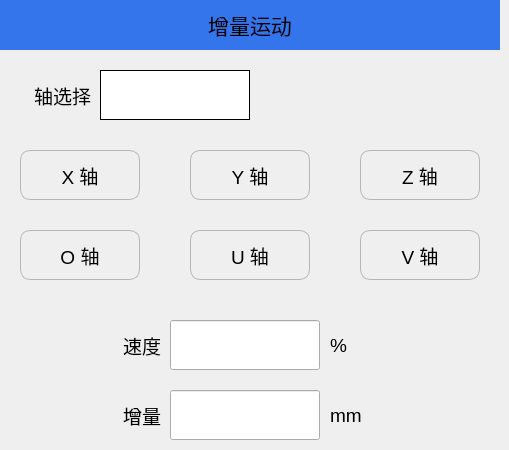
   <widget class="QWidget" name="page_4">
    <widget class="QLabel" name="label_4">
     <property name="geometry">
      <rect>
       <x>0</x>
       <y>0</y>
       <width>500</width>
       <height>50</height>
      </rect>
     </property>
     <property name="minimumSize">
      <size>
       <width>500</width>
       <height>50</height>
      </size>
     </property>
     <property name="maximumSize">
      <size>
       <width>500</width>
       <height>50</height>
      </size>
     </property>
     <property name="font">
      <font>
       <pointsize>16</pointsize>
      </font>
     </property>
     <property name="styleSheet">
      <string notr="true">QLabel{background-color:#3475EB;}</string>
     </property>
     <property name="text">
      <string>增量运动</string>
     </property>
     <property name="alignment">
      <set>Qt::AlignCenter</set>
     </property>
    </widget>
    <widget class="QLabel" name="label_75">
     <property name="geometry">
      <rect>
       <x>0</x>
       <y>70</y>
       <width>91</width>
       <height>51</height>
      </rect>
     </property>
     <property name="font">
      <font>
       <pointsize>14</pointsize>
      </font>
     </property>
     <property name="text">
      <string>轴选择</string>
     </property>
     <property name="alignment">
      <set>Qt::AlignRight|Qt::AlignTrailing|Qt::AlignVCenter</set>
     </property>
    </widget>
    <widget class="QLabel" name="label_76">
     <property name="geometry">
      <rect>
       <x>330</x>
       <y>320</y>
       <width>51</width>
       <height>51</height>
      </rect>
     </property>
     <property name="font">
      <font>
       <pointsize>14</pointsize>
      </font>
     </property>
     <property name="text">
      <string>%</string>
     </property>
    </widget>
    <widget class="QLineEdit" name="Edit_incMotionInc">
     <property name="geometry">
      <rect>
       <x>170</x>
       <y>390</y>
       <width>150</width>
       <height>50</height>
      </rect>
     </property>
     <property name="minimumSize">
      <size>
       <width>150</width>
       <height>50</height>
      </size>
     </property>
     <property name="maximumSize">
      <size>
       <width>150</width>
       <height>50</height>
      </size>
     </property>
     <property name="font">
      <font>
       <pointsize>14</pointsize>
      </font>
     </property>
    </widget>
    <widget class="QPushButton" name="Btn_incMotionY">
     <property name="geometry">
      <rect>
       <x>190</x>
       <y>150</y>
       <width>120</width>
       <height>50</height>
      </rect>
     </property>
     <property name="minimumSize">
      <size>
       <width>120</width>
       <height>50</height>
      </size>
     </property>
     <property name="maximumSize">
      <size>
       <width>120</width>
       <height>50</height>
      </size>
     </property>
     <property name="font">
      <font>
       <pointsize>14</pointsize>
      </font>
     </property>
     <property name="styleSheet">
      <string notr="true">QPushButton
{
    border-style:solid; /*边框风格*/
    border-width:1px;/*边框宽度*/
    border-color:#B4B6BC; /*边框颜色*/
    border-radius:10px; /*边框倒角*/
}
QPushButton:pressed
{
    border-style:outset; /*边框风格*/
    background-color:qlineargradient(x1: 0, y1: 0, x2: 0, y2: 1, stop:0 #00befa, stop: 1 #0160ea);/*背景色*/
    border-width:1px;/*边框宽度*/
    border-color:#0055ff; /*边框颜色*/
    border-radius:10px; /*边框倒角*/
}</string>
     </property>
     <property name="text">
      <string>Y 轴</string>
     </property>
     <property name="iconSize">
      <size>
       <width>50</width>
       <height>50</height>
      </size>
     </property>
    </widget>
    <widget class="QLabel" name="label_77">
     <property name="geometry">
      <rect>
       <x>60</x>
       <y>320</y>
       <width>101</width>
       <height>51</height>
      </rect>
     </property>
     <property name="font">
      <font>
       <pointsize>14</pointsize>
      </font>
     </property>
     <property name="text">
      <string>速度</string>
     </property>
     <property name="alignment">
      <set>Qt::AlignRight|Qt::AlignTrailing|Qt::AlignVCenter</set>
     </property>
    </widget>
    <widget class="QPushButton" name="Btn_incMotionV">
     <property name="geometry">
      <rect>
       <x>360</x>
       <y>230</y>
       <width>120</width>
       <height>50</height>
      </rect>
     </property>
     <property name="minimumSize">
      <size>
       <width>120</width>
       <height>50</height>
      </size>
     </property>
     <property name="maximumSize">
      <size>
       <width>120</width>
       <height>50</height>
      </size>
     </property>
     <property name="font">
      <font>
       <pointsize>14</pointsize>
      </font>
     </property>
     <property name="styleSheet">
      <string notr="true">QPushButton
{
    border-style:solid; /*边框风格*/
    border-width:1px;/*边框宽度*/
    border-color:#B4B6BC; /*边框颜色*/
    border-radius:10px; /*边框倒角*/
}
QPushButton:pressed
{
    border-style:outset; /*边框风格*/
    background-color:qlineargradient(x1: 0, y1: 0, x2: 0, y2: 1, stop:0 #00befa, stop: 1 #0160ea);/*背景色*/
    border-width:1px;/*边框宽度*/
    border-color:#0055ff; /*边框颜色*/
    border-radius:10px; /*边框倒角*/
}</string>
     </property>
     <property name="text">
      <string>V 轴</string>
     </property>
     <property name="iconSize">
      <size>
       <width>50</width>
       <height>50</height>
      </size>
     </property>
    </widget>
    <widget class="QLineEdit" name="Edit_incMotionSpeed">
     <property name="geometry">
      <rect>
       <x>170</x>
       <y>320</y>
       <width>150</width>
       <height>50</height>
      </rect>
     </property>
     <property name="minimumSize">
      <size>
       <width>150</width>
       <height>50</height>
      </size>
     </property>
     <property name="maximumSize">
      <size>
       <width>150</width>
       <height>50</height>
      </size>
     </property>
     <property name="font">
      <font>
       <pointsize>14</pointsize>
      </font>
     </property>
    </widget>
    <widget class="QPushButton" name="Btn_incMotionZ">
     <property name="geometry">
      <rect>
       <x>360</x>
       <y>150</y>
       <width>120</width>
       <height>50</height>
      </rect>
     </property>
     <property name="minimumSize">
      <size>
       <width>120</width>
       <height>50</height>
      </size>
     </property>
     <property name="maximumSize">
      <size>
       <width>120</width>
       <height>50</height>
      </size>
     </property>
     <property name="font">
      <font>
       <pointsize>14</pointsize>
      </font>
     </property>
     <property name="styleSheet">
      <string notr="true">QPushButton
{
    border-style:solid; /*边框风格*/
    border-width:1px;/*边框宽度*/
    border-color:#B4B6BC; /*边框颜色*/
    border-radius:10px; /*边框倒角*/
}
QPushButton:pressed
{
    border-style:outset; /*边框风格*/
    background-color:qlineargradient(x1: 0, y1: 0, x2: 0, y2: 1, stop:0 #00befa, stop: 1 #0160ea);/*背景色*/
    border-width:1px;/*边框宽度*/
    border-color:#0055ff; /*边框颜色*/
    border-radius:10px; /*边框倒角*/
}</string>
     </property>
     <property name="text">
      <string>Z 轴</string>
     </property>
     <property name="iconSize">
      <size>
       <width>50</width>
       <height>50</height>
      </size>
     </property>
    </widget>
    <widget class="QLabel" name="label_78">
     <property name="geometry">
      <rect>
       <x>60</x>
       <y>390</y>
       <width>101</width>
       <height>51</height>
      </rect>
     </property>
     <property name="font">
      <font>
       <pointsize>14</pointsize>
      </font>
     </property>
     <property name="text">
      <string>增量</string>
     </property>
     <property name="alignment">
      <set>Qt::AlignRight|Qt::AlignTrailing|Qt::AlignVCenter</set>
     </property>
    </widget>
    <widget class="QLabel" name="label_79">
     <property name="geometry">
      <rect>
       <x>330</x>
       <y>390</y>
       <width>51</width>
       <height>51</height>
      </rect>
     </property>
     <property name="font">
      <font>
       <pointsize>14</pointsize>
      </font>
     </property>
     <property name="text">
      <string>mm</string>
     </property>
    </widget>
    <widget class="QPushButton" name="Btn_incMotionX">
     <property name="geometry">
      <rect>
       <x>20</x>
       <y>150</y>
       <width>120</width>
       <height>50</height>
      </rect>
     </property>
     <property name="minimumSize">
      <size>
       <width>120</width>
       <height>50</height>
      </size>
     </property>
     <property name="maximumSize">
      <size>
       <width>120</width>
       <height>50</height>
      </size>
     </property>
     <property name="font">
      <font>
       <pointsize>14</pointsize>
      </font>
     </property>
     <property name="styleSheet">
      <string notr="true">QPushButton
{
    border-style:solid; /*边框风格*/
    border-width:1px;/*边框宽度*/
    border-color:#B4B6BC; /*边框颜色*/
    border-radius:10px; /*边框倒角*/
}
QPushButton:pressed
{
    border-style:outset; /*边框风格*/
    background-color:qlineargradient(x1: 0, y1: 0, x2: 0, y2: 1, stop:0 #00befa, stop: 1 #0160ea);/*背景色*/
    border-width:1px;/*边框宽度*/
    border-color:#0055ff; /*边框颜色*/
    border-radius:10px; /*边框倒角*/
}</string>
     </property>
     <property name="text">
      <string>X 轴</string>
     </property>
     <property name="iconSize">
      <size>
       <width>50</width>
       <height>50</height>
      </size>
     </property>
    </widget>
    <widget class="QPushButton" name="Btn_incMotionO">
     <property name="geometry">
      <rect>
       <x>20</x>
       <y>230</y>
       <width>120</width>
       <height>50</height>
      </rect>
     </property>
     <property name="minimumSize">
      <size>
       <width>120</width>
       <height>50</height>
      </size>
     </property>
     <property name="maximumSize">
      <size>
       <width>120</width>
       <height>50</height>
      </size>
     </property>
     <property name="font">
      <font>
       <pointsize>14</pointsize>
      </font>
     </property>
     <property name="styleSheet">
      <string notr="true">QPushButton
{
    border-style:solid; /*边框风格*/
    border-width:1px;/*边框宽度*/
    border-color:#B4B6BC; /*边框颜色*/
    border-radius:10px; /*边框倒角*/
}
QPushButton:pressed
{
    border-style:outset; /*边框风格*/
    background-color:qlineargradient(x1: 0, y1: 0, x2: 0, y2: 1, stop:0 #00befa, stop: 1 #0160ea);/*背景色*/
    border-width:1px;/*边框宽度*/
    border-color:#0055ff; /*边框颜色*/
    border-radius:10px; /*边框倒角*/
}</string>
     </property>
     <property name="text">
      <string>O 轴</string>
     </property>
     <property name="iconSize">
      <size>
       <width>50</width>
       <height>50</height>
      </size>
     </property>
    </widget>
    <widget class="QPushButton" name="Btn_incMotionU">
     <property name="geometry">
      <rect>
       <x>190</x>
       <y>230</y>
       <width>120</width>
       <height>50</height>
      </rect>
     </property>
     <property name="minimumSize">
      <size>
       <width>120</width>
       <height>50</height>
      </size>
     </property>
     <property name="maximumSize">
      <size>
       <width>120</width>
       <height>50</height>
      </size>
     </property>
     <property name="font">
      <font>
       <pointsize>14</pointsize>
      </font>
     </property>
     <property name="styleSheet">
      <string notr="true">QPushButton
{
    border-style:solid; /*边框风格*/
    border-width:1px;/*边框宽度*/
    border-color:#B4B6BC; /*边框颜色*/
    border-radius:10px; /*边框倒角*/
}
QPushButton:pressed
{
    border-style:outset; /*边框风格*/
    background-color:qlineargradient(x1: 0, y1: 0, x2: 0, y2: 1, stop:0 #00befa, stop: 1 #0160ea);/*背景色*/
    border-width:1px;/*边框宽度*/
    border-color:#0055ff; /*边框颜色*/
    border-radius:10px; /*边框倒角*/
}</string>
     </property>
     <property name="text">
      <string>U 轴</string>
     </property>
     <property name="iconSize">
      <size>
       <width>50</width>
       <height>50</height>
      </size>
     </property>
    </widget>
    <widget class="QLabel" name="label_incMotionSel">
     <property name="geometry">
      <rect>
       <x>100</x>
       <y>70</y>
       <width>150</width>
       <height>50</height>
      </rect>
     </property>
     <property name="minimumSize">
      <size>
       <width>150</width>
       <height>50</height>
      </size>
     </property>
     <property name="maximumSize">
      <size>
       <width>150</width>
       <height>50</height>
      </size>
     </property>
     <property name="font">
      <font>
       <pointsize>12</pointsize>
      </font>
     </property>
     <property name="styleSheet">
      <string notr="true">background-color:white;
border-style:solid; /*边框风格*/
border-width:1px;/*边框宽度*/
border-color:black; /*边框颜色*/
</string>
     </property>
     <property name="text">
      <string/>
     </property>
     <property name="alignment">
      <set>Qt::AlignCenter</set>
     </property>
    </widget>
   </widget>
